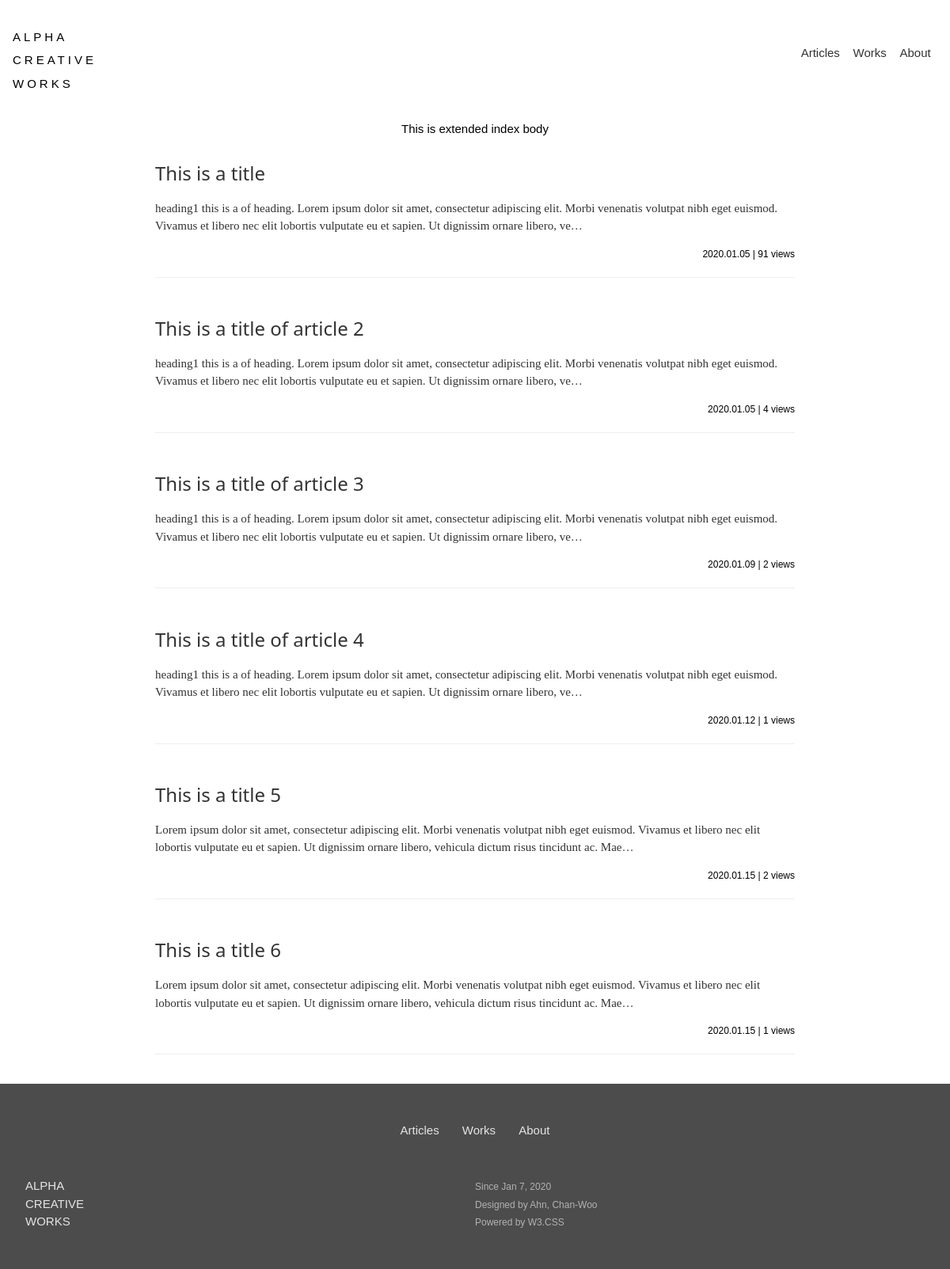
The app's page /, older data.
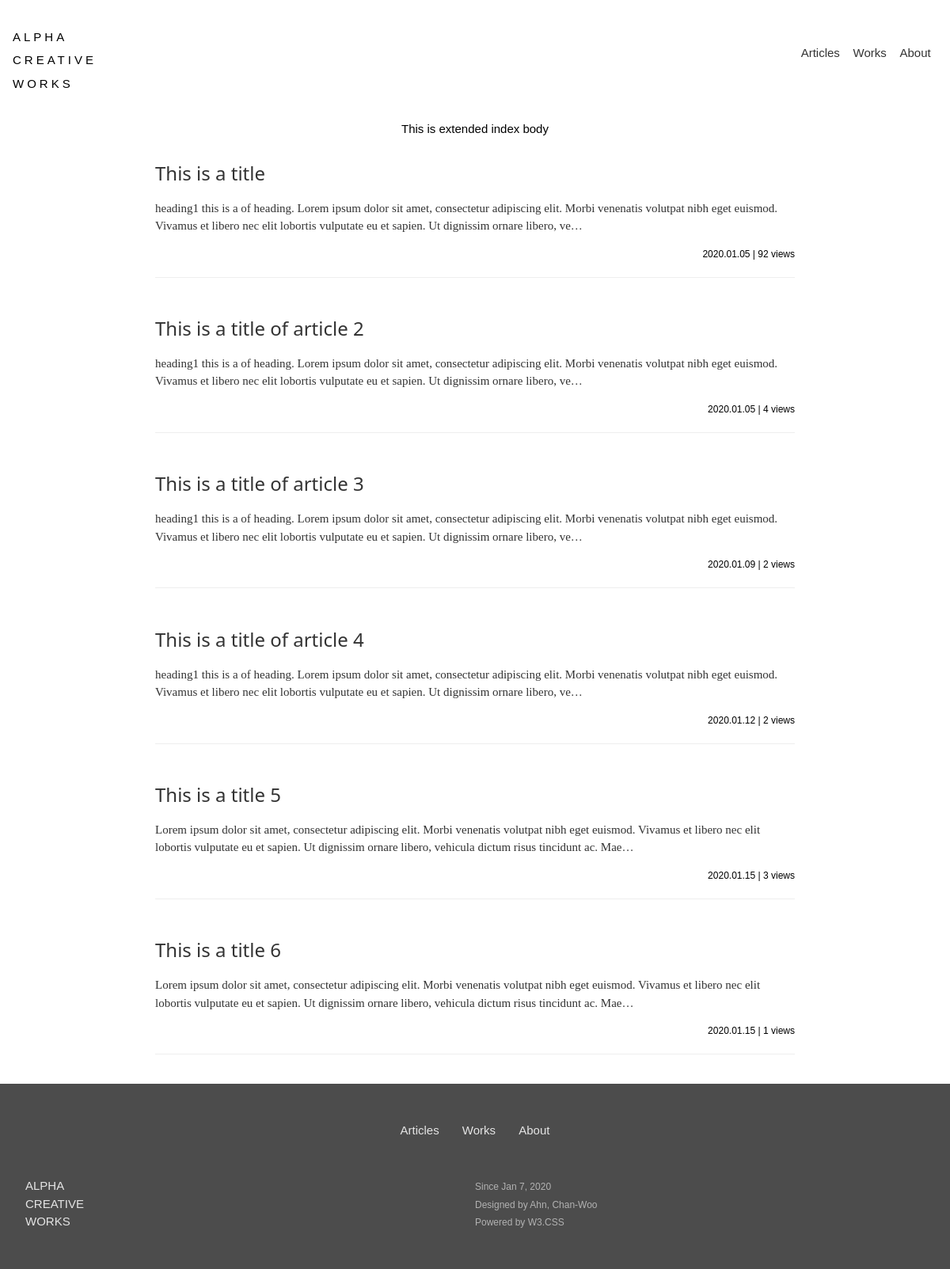
The same page, newer data.
### blog/models.py (models this page shows, shortened)
class Article(models.Model):
    author = models.ForeignKey(
        'auth.User',
        on_delete=models.CASCADE,
        null=True,
    )
    content = MarkdownxField()
    tags = TaggableManager(
        blank=True,
    )
    date_created = models.DateTimeField(
        auto_now_add=True,
    )
    publish = models.BooleanField(
        default=True,
        blank=False,
    )
    hit_count = models.IntegerField(
        default=0,
        null=False,
        blank=False
    )
    def get_title(self):
        return self.content.split('\n')[0].replace('#', '').strip()
    def get_preview(self):
        text = ''.join(self.content.split('\n')[1:])
        preview = re.sub('\!\[\]\(.+\)', '', text)
        preview = re.sub('\#+', '', preview)
        return(preview)

### blog/views.py (the view)
# urls.py: path('', views.index),
def index(request):
    articles = get_list_or_404(Article)[0:6]
    context = {
        'articles': articles,
    }
    return render(request, 'blog/index.html', context)

### blog/templates/blog/index.html (shortened to what this page needs)
{% extends 'blog/base.html' %}
{% block body %}
<div class=" acw3-container acw3-center">This is extended index body</div>
{% for article in articles %}
<div class=" acw3-container acw3-max-width-840 acw3-margin-top">
  <a href="{% url 'article' article.pk %}" class=" acw3-text-none"
    ><h3>{{ article.get_title }}</h3></a
  >
  <p>{{ article.get_preview | truncatechars_html:230 }}</p>
  <div class=" acw3-bar">
    <small  class=" acw3-right">
      {{ article.date_created  | date:'Y.m.d' }} | {{ article.hit_count }} views
    </small>
  </div>
  <hr />
</div>
{% endfor %}
{% endblock %}

Row changes from the older to the newer data that the page shows:
changed Article "This is a title": hit_count "91" → "92"
changed Article "This is a title of article 4": hit_count "1" → "2"
changed Article "This is a title 5": hit_count "2" → "3"
